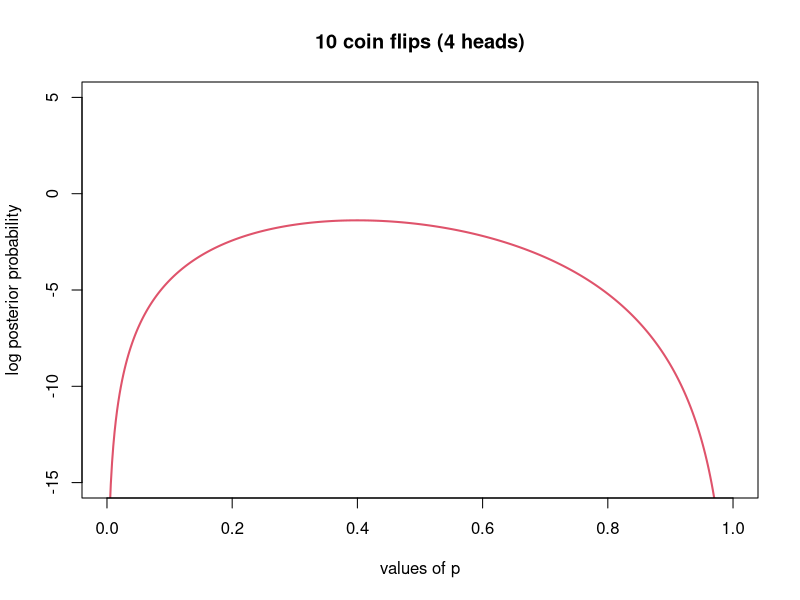
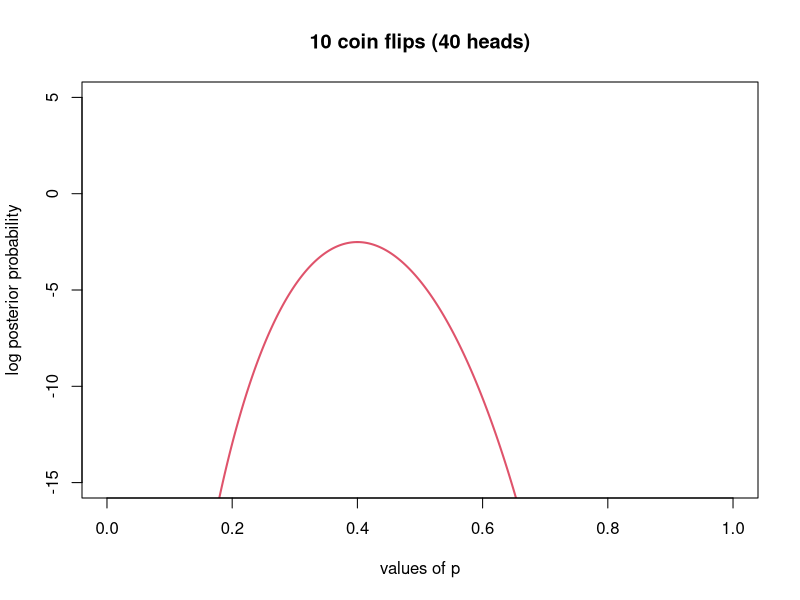

Recreate these plots in R, in order.
## ---- chunk 1
dbinom(x=4,size=10,prob=0.5)
## ---- chunk 2
p.posterior = (dbinom(x=4,size=10,prob=0.5)*0.0001)
p.posterior
## ---- chunk 3
p.posterior = (dbinom(x=4,size=10,prob=0.5)*0.75)
p.posterior
## ---- chunk 4
## this function calculates the log likelihood of the flip data
	lnL.foo <- function(flips,n,p){
		lnL <- sum(dbinom(flips,n,p,log=TRUE))
		return(lnL)
	}

#set the number of flips that give heads
flips1 <- 4

#make a grid of possible values of p
p.seq <- seq(1e-4,1-1e-4,length.out=500)

#calculate-likelihoods for the grid of p
	lnL1 <- sapply(p.seq,function(p){lnL.foo(flips1,n=10,p=p)})
	
#set a prior as if we are aliens
	pr <- dunif(p.seq,log=TRUE)

#calculate the log posterior probability
	ps <- lnL1 + pr
	
#plot the data
plot(p.seq,ps,ylim=c(-15,5),type='l',col=2,lwd=2,ylab="log posterior probability",xlab="values of p",
	 	main=sprintf("10 coin flips (%s heads)",flips1))
	
## ---- chunk 5
#editted code goes here.	
	#set the number of flips that give heads
flips1 <- 40

#calculate-likelihoods for the grid of p
	lnL1 <- sapply(p.seq,function(p){lnL.foo(flips1,n=100,p=p)})
	
#set a prior as if we are aliens
	pr <- dunif(p.seq,log=TRUE)

#calculate the log posterior probability
	ps <- lnL1 + pr
	
#plot the data
plot(p.seq,ps,ylim=c(-15,5),type='l',col=2,lwd=2,ylab="log posterior probability",xlab="values of p",
	 	main=sprintf("10 coin flips (%s heads)",flips1))
